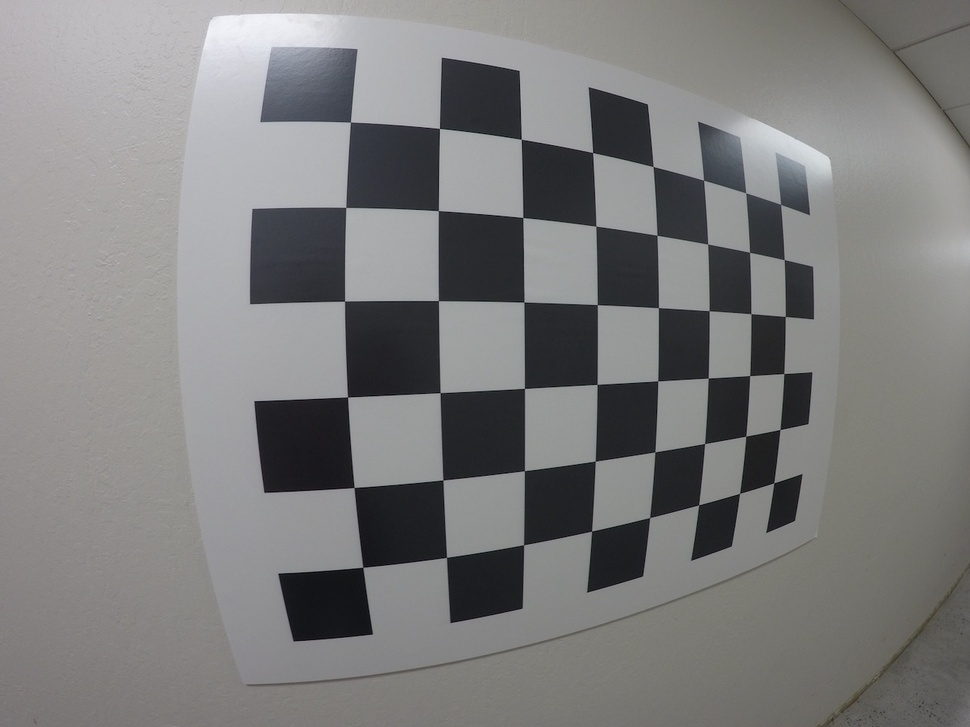
#> input picture Term1/CarND-Camera-Calibration/calibration_wide/GOPR0032.jpg, 970 x 727 px, shrunk from 1280 x 960 before the run; its folder holds only this picture in this run
$ jupyter execute --allow-errors camera_calibration.ipynb   (shell and % lines are left out)
#> lines starting #> are read from the running program, lines starting #| are printed output that depends on the picture; after the words box and inside, x2 and y2 are one past the last pixel; in counts of white or black regions, pixels touching at a corner belong together
Camera Calibration with OpenCV
===

### Run the code in the cell below to extract object points and image points for camera calibration.

[cell 1]
import numpy as np
import cv2
import glob
import matplotlib.pyplot as plt

# prepare object points, like (0,0,0), (1,0,0), (2,0,0) ....,(6,5,0)
objp = np.zeros((6*8,3), np.float32)
objp[:,:2] = np.mgrid[0:8, 0:6].T.reshape(-1,2)

# Arrays to store object points and image points from all the images.
objpoints = [] # 3d points in real world space
imgpoints = [] # 2d points in image plane.

# Make a list of calibration images
images = glob.glob('calibration_wide/GO*.jpg')

# Step through the list and search for chessboard corners
for idx, fname in enumerate(images):
    img = cv2.imread(fname)
#> img is the input picture: shape (727, 970, 3); mean B, G, R 124.7, 124.9, 125.1
    gray = cv2.cvtColor(img, cv2.COLOR_BGR2GRAY)

    # Find the chessboard corners
    ret, corners = cv2.findChessboardCorners(gray, (8,6), None)
#> ret = True; corners = 48 rows, first 8: [350.4, 122], [439.4, 128.4], [521.3, 139.2], [592.7, 152.7], [653.1, 166.5], [703.6, 180.2], [745.7, 192.7], [780.6, 204.5]

    # If found, add object points, image points
    if ret == True:
        objpoints.append(objp)
        imgpoints.append(corners)

        # Draw and display the corners
        cv2.drawChessboardCorners(img, (8,6), corners, ret)
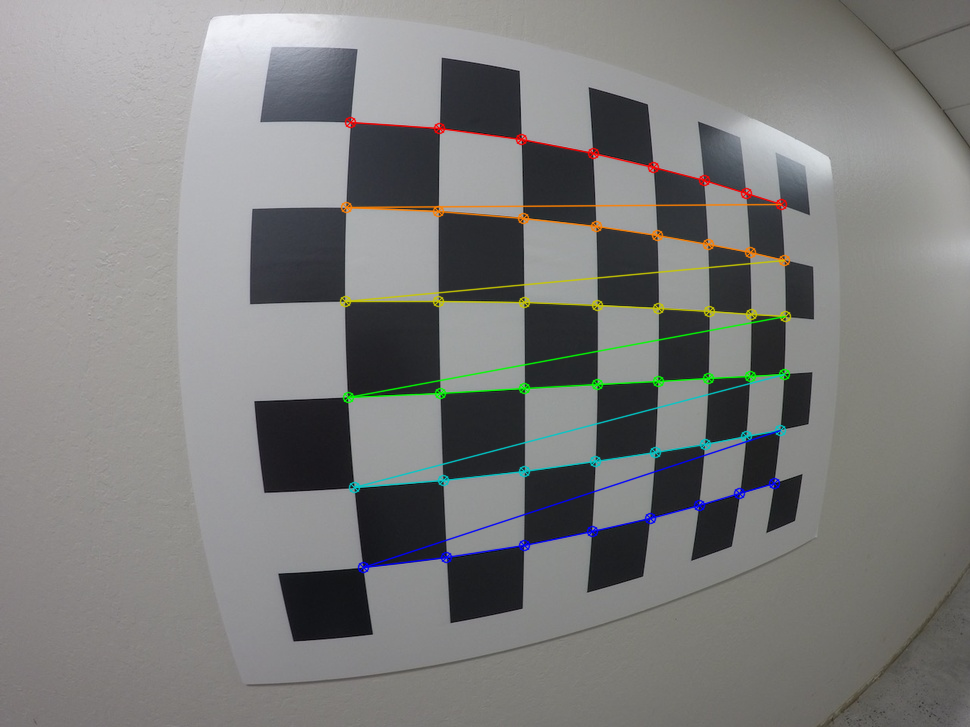
#> img: shape (727, 970, 3); 2.55% of pixels changed, all inside (x1, y1, x2, y2) = (339, 116, 792, 574)
        #write_name = 'corners_found'+str(idx)+'.jpg'
        #cv2.imwrite(write_name, img)
        cv2.imshow('img', img)
        cv2.waitKey(500)

cv2.destroyAllWindows()


$ run again, on Term1/CarND-Camera-Calibration/calibration_wide/GOPR0036.jpg
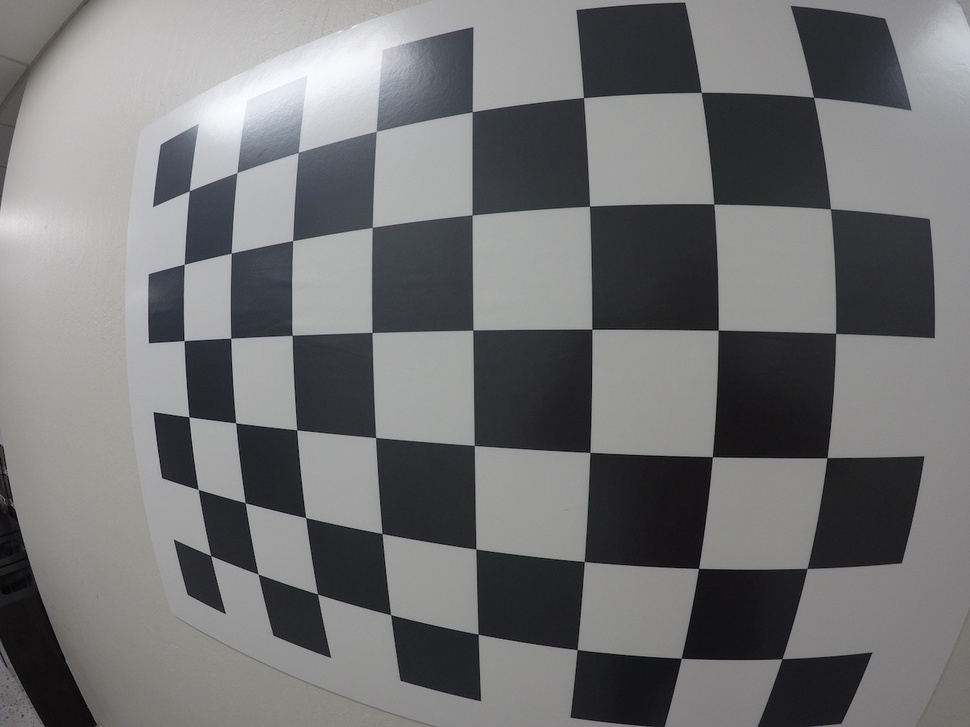
#> input picture Term1/CarND-Camera-Calibration/calibration_wide/GOPR0036.jpg, 970 x 727 px, shrunk from 1280 x 960 before the run
#> img is the input picture: shape (727, 970, 3); mean B, G, R 116.9, 115.8, 115.7
#> ret = True; corners = 48 rows, first 8: [189.4, 190.8], [236.8, 172.6], [298.5, 152.2], [376.3, 131.4], [472.1, 112], [583.4, 97.71], [701.1, 92.15], [813.4, 97.09]
#> `cv2.drawChessboardCorners(img, (8,6), corners, ret)`:
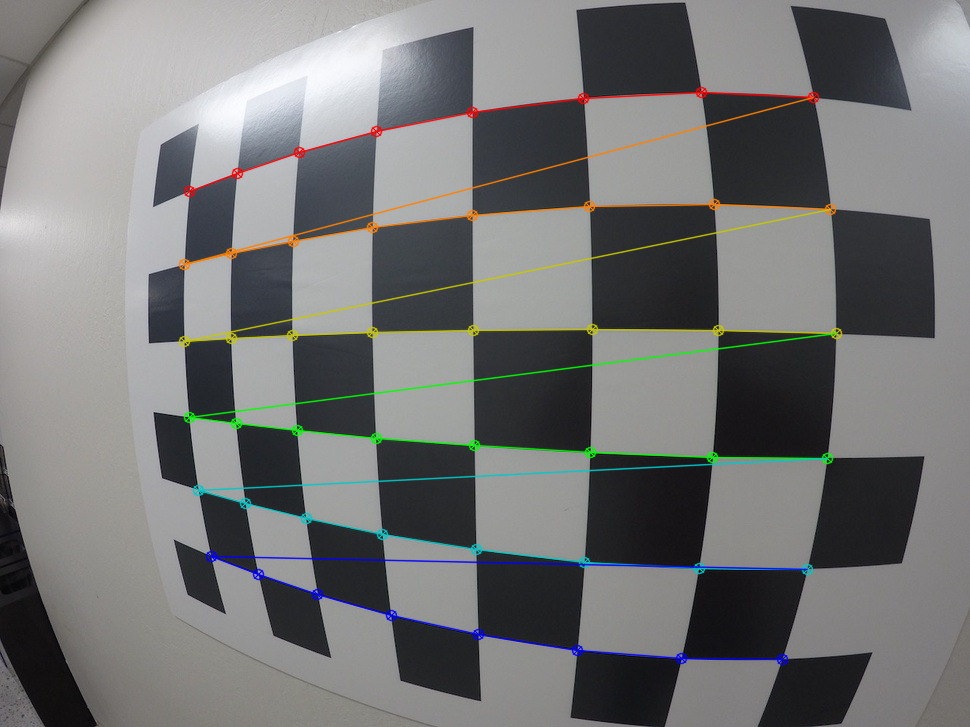
#> img: shape (727, 970, 3); 3.39% of pixels changed, all inside (x1, y1, x2, y2) = (178, 86, 843, 666)

$ run again, on Term1/CarND-Camera-Calibration/calibration_wide/GOPR0037.jpg
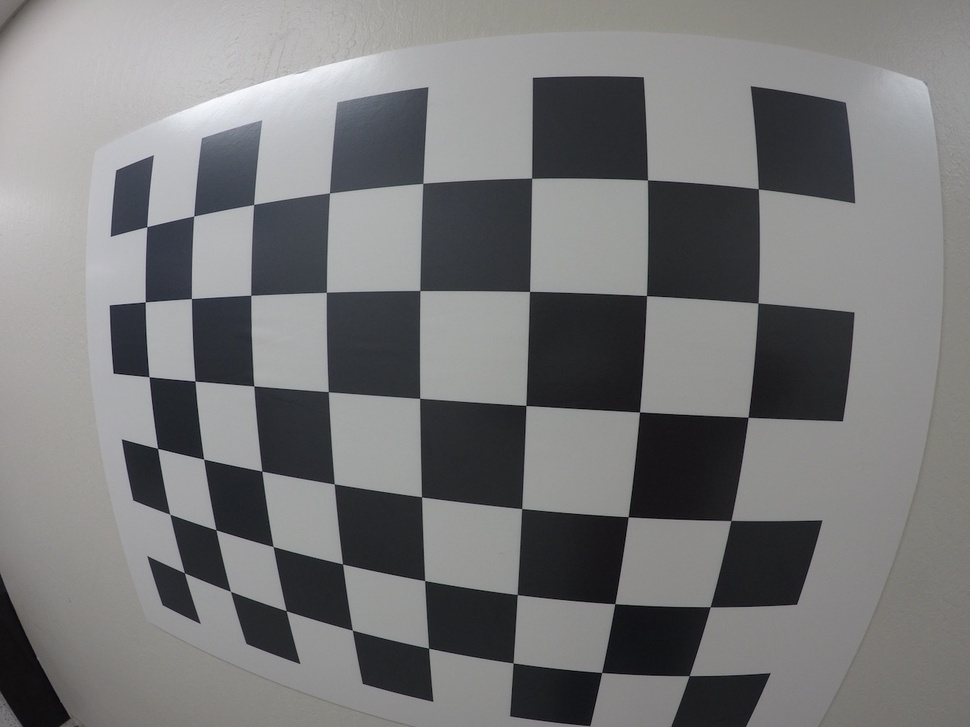
#> input picture Term1/CarND-Camera-Calibration/calibration_wide/GOPR0037.jpg, 970 x 727 px, shrunk from 1280 x 960 before the run
#> img is the input picture: shape (727, 970, 3); mean B, G, R 120.6, 119.8, 119.7
#> ret = True; corners = 48 rows, first 8: [146.9, 227], [193.6, 216], [253.6, 204.4], [329.5, 192.9], [423, 183], [531.8, 178.1], [647.5, 179.8], [758.1, 189]
#> `cv2.drawChessboardCorners(img, (8,6), corners, ret)`:
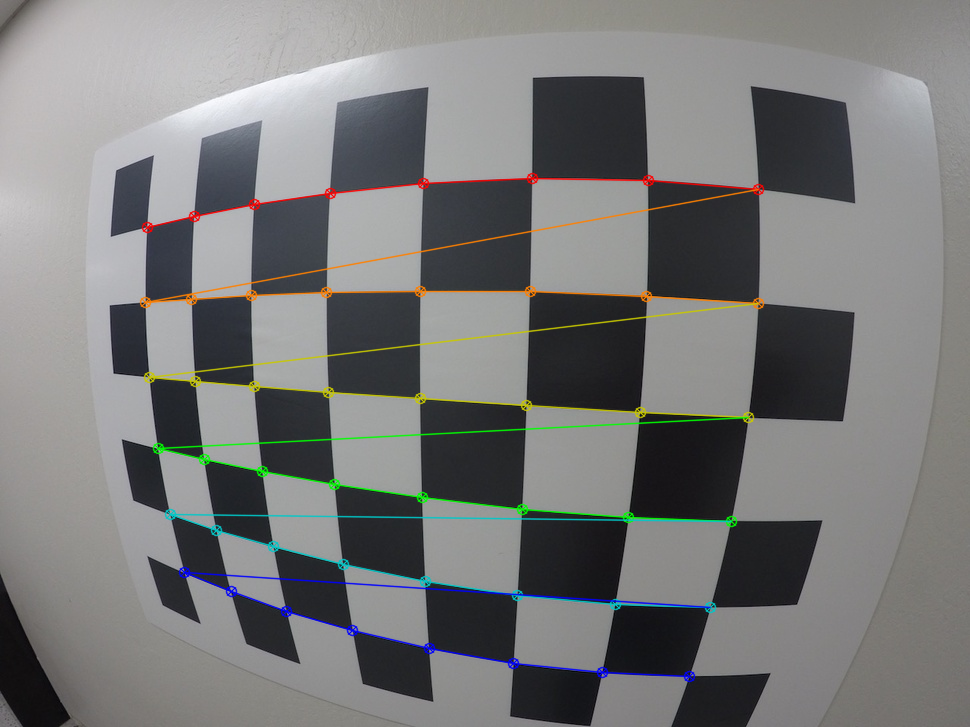
#> img: shape (727, 970, 3); 3.18% of pixels changed, all inside (x1, y1, x2, y2) = (139, 172, 765, 683)

$ run again, on Term1/CarND-Camera-Calibration/calibration_wide/GOPR0038.jpg
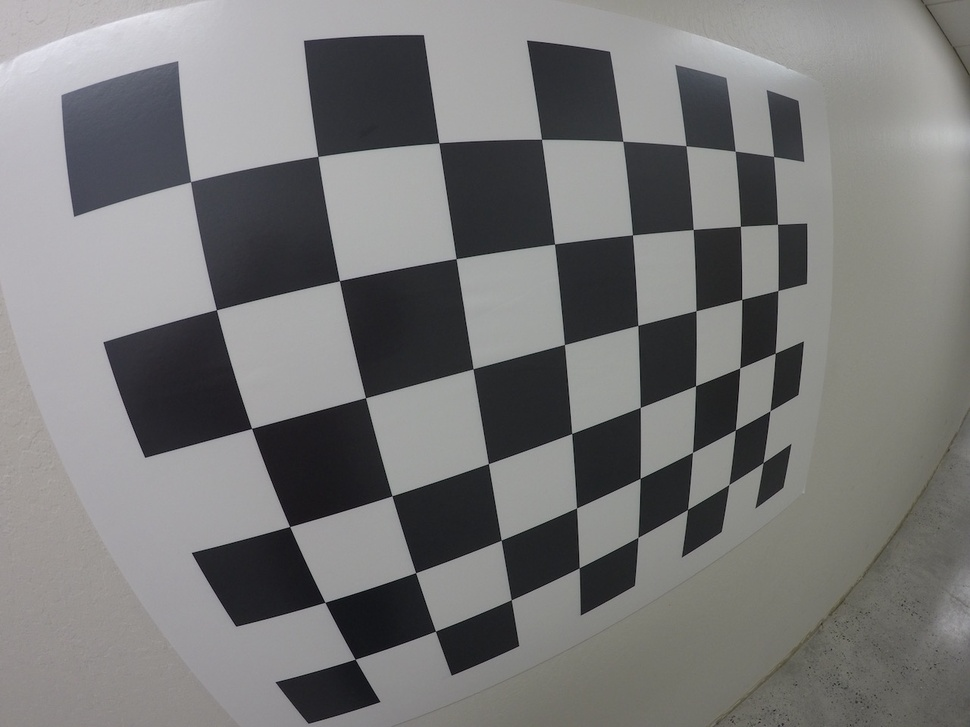
#> input picture Term1/CarND-Camera-Calibration/calibration_wide/GOPR0038.jpg, 970 x 727 px, shrunk from 1280 x 960 before the run
#> img is the input picture: shape (727, 970, 3); mean B, G, R 120, 120.3, 120.5
#> ret = True; corners = 48 rows, first 8: [190.5, 181.8], [317.9, 156.3], [438.9, 143], [541.5, 139.1], [622.9, 141.1], [686.1, 146], [735.2, 151.1], [773.7, 156.6]
#> `cv2.drawChessboardCorners(img, (8,6), corners, ret)`:
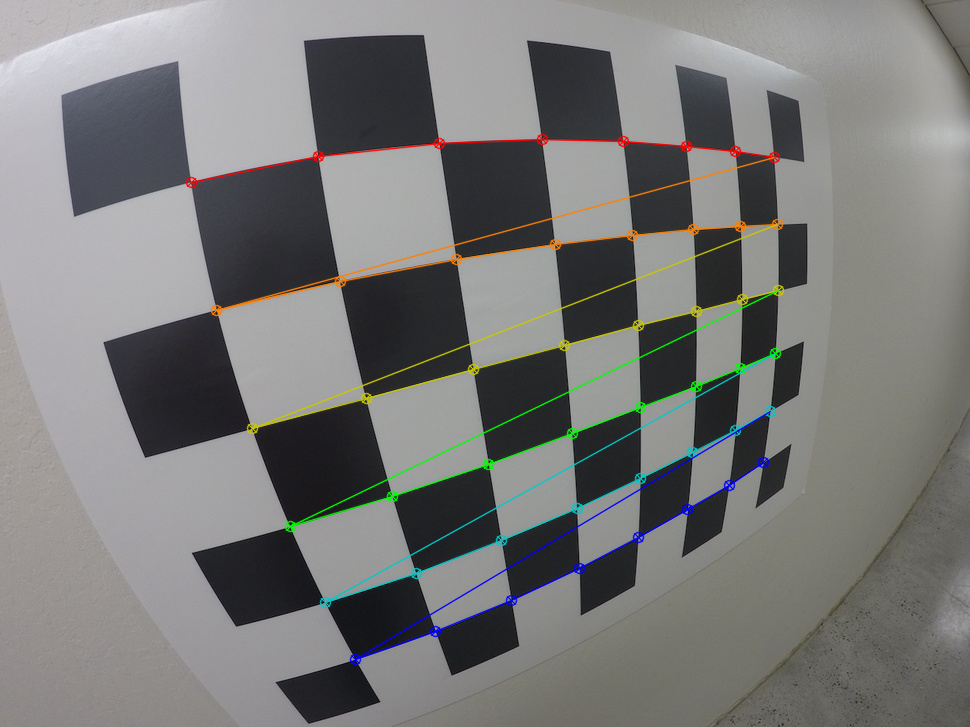
#> img: shape (727, 970, 3); 2.85% of pixels changed, all inside (x1, y1, x2, y2) = (185, 133, 785, 666)

$ run again, on Term1/CarND-Camera-Calibration/calibration_wide/GOPR0033.jpg
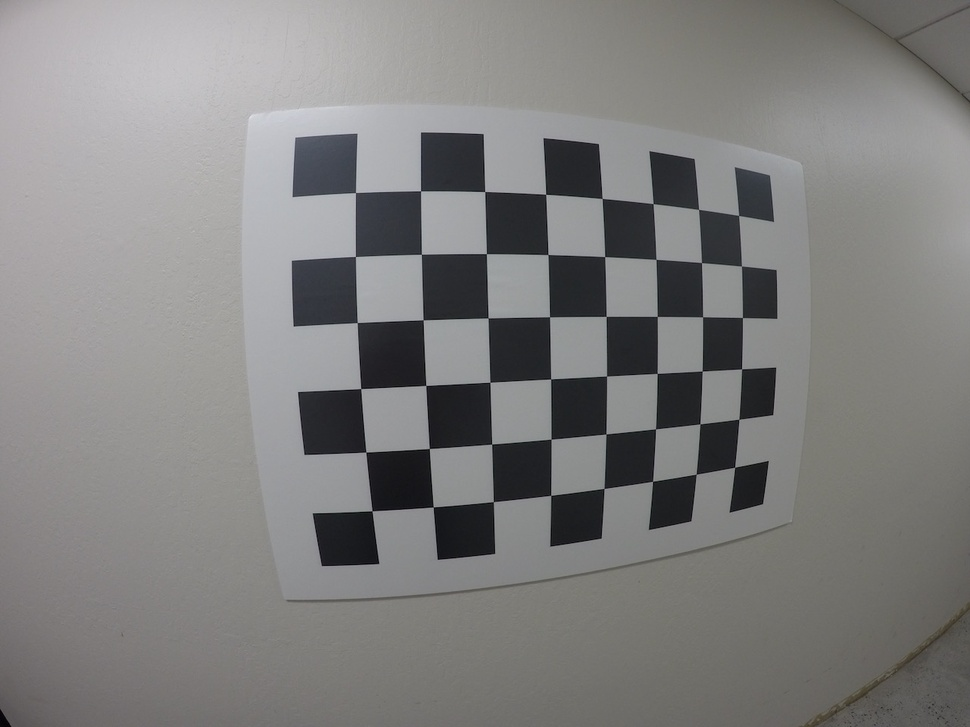
#> input picture Term1/CarND-Camera-Calibration/calibration_wide/GOPR0033.jpg, 970 x 727 px, shrunk from 1280 x 960 before the run
#> img is the input picture: shape (727, 970, 3); mean B, G, R 126.8, 127.5, 128.1
#> ret = True; corners = 48 rows, first 8: [355.5, 192.5], [420.6, 190.9], [484.7, 191.5], [545.7, 194.3], [602.2, 198.4], [653.1, 203.8], [698.6, 209.4], [738.6, 215.4]
#> `cv2.drawChessboardCorners(img, (8,6), corners, ret)`:
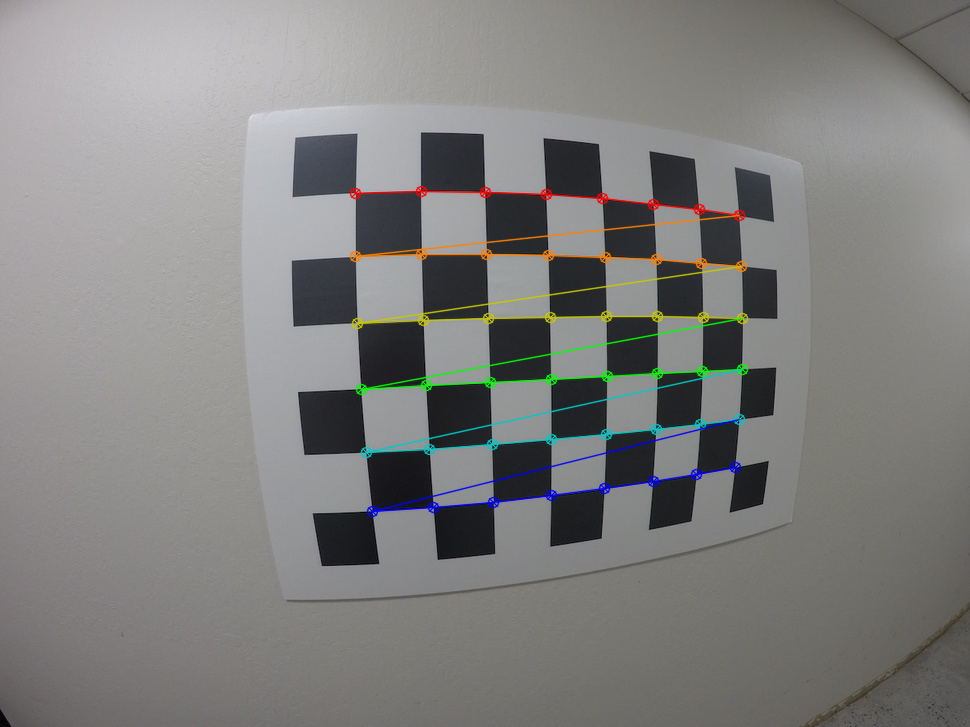
#> img: shape (727, 970, 3); 2.31% of pixels changed, all inside (x1, y1, x2, y2) = (349, 185, 749, 518)
